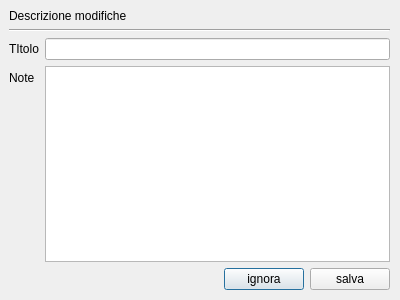
<?xml version="1.0" encoding="UTF-8"?>
<ui version="4.0">
 <class>Dialog</class>
 <widget class="QDialog" name="Dialog">
  <property name="geometry">
   <rect>
    <x>0</x>
    <y>0</y>
    <width>400</width>
    <height>300</height>
   </rect>
  </property>
  <property name="windowTitle">
   <string>Crea Snapshot</string>
  </property>
  <widget class="QWidget" name="verticalLayoutWidget">
   <property name="geometry">
    <rect>
     <x>9</x>
     <y>9</y>
     <width>381</width>
     <height>281</height>
    </rect>
   </property>
   <layout class="QVBoxLayout" name="verticalLayout" stretch="0,0,0,0">
    <property name="sizeConstraint">
     <enum>QLayout::SetNoConstraint</enum>
    </property>
    <item>
     <layout class="QHBoxLayout" name="horizontalLayout_2">
      <item>
       <widget class="QLabel" name="label_changes">
        <property name="text">
         <string>Descrizione modifiche</string>
        </property>
       </widget>
      </item>
     </layout>
    </item>
    <item>
     <widget class="Line" name="line">
      <property name="orientation">
       <enum>Qt::Horizontal</enum>
      </property>
     </widget>
    </item>
    <item>
     <layout class="QFormLayout" name="formLayout">
      <item row="0" column="0">
       <widget class="QLabel" name="label">
        <property name="text">
         <string>TItolo</string>
        </property>
       </widget>
      </item>
      <item row="0" column="1">
       <widget class="QLineEdit" name="field_snapshot_title"/>
      </item>
      <item row="1" column="0">
       <widget class="QLabel" name="label_2">
        <property name="text">
         <string>Note</string>
        </property>
       </widget>
      </item>
      <item row="1" column="1">
       <widget class="QTextEdit" name="field_snapshot_notes"/>
      </item>
     </layout>
    </item>
    <item>
     <layout class="QHBoxLayout" name="holder_buttons">
      <item>
       <spacer name="horizontalSpacer">
        <property name="orientation">
         <enum>Qt::Horizontal</enum>
        </property>
        <property name="sizeHint" stdset="0">
         <size>
          <width>40</width>
          <height>20</height>
         </size>
        </property>
       </spacer>
      </item>
      <item>
       <widget class="QPushButton" name="button_cancel">
        <property name="text">
         <string>ignora</string>
        </property>
       </widget>
      </item>
      <item>
       <widget class="QPushButton" name="button_confirm">
        <property name="text">
         <string>salva</string>
        </property>
       </widget>
      </item>
     </layout>
    </item>
   </layout>
  </widget>
 </widget>
 <resources/>
 <connections/>
</ui>
